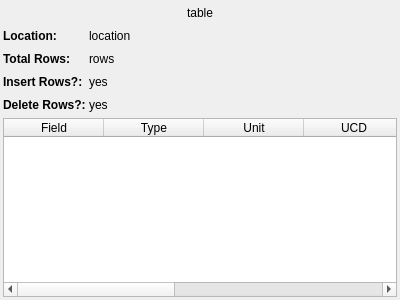
<ui version="4.0" >
 <class>TableInfo</class>
 <widget class="QWidget" name="TableInfo" >
  <property name="geometry" >
   <rect>
    <x>0</x>
    <y>0</y>
    <width>400</width>
    <height>300</height>
   </rect>
  </property>
  <property name="windowTitle" >
   <string>Table Information</string>
  </property>
  <layout class="QVBoxLayout" >
   <property name="margin" >
    <number>3</number>
   </property>
   <property name="spacing" >
    <number>3</number>
   </property>
   <item>
    <layout class="QHBoxLayout" >
     <property name="margin" >
      <number>0</number>
     </property>
     <property name="spacing" >
      <number>0</number>
     </property>
     <item>
      <spacer>
       <property name="orientation" >
        <enum>Qt::Horizontal</enum>
       </property>
       <property name="sizeHint" >
        <size>
         <width>40</width>
         <height>20</height>
        </size>
       </property>
      </spacer>
     </item>
     <item>
      <widget class="QLabel" name="nameLabel" >
       <property name="text" >
        <string>table</string>
       </property>
      </widget>
     </item>
     <item>
      <spacer>
       <property name="orientation" >
        <enum>Qt::Horizontal</enum>
       </property>
       <property name="sizeHint" >
        <size>
         <width>40</width>
         <height>20</height>
        </size>
       </property>
      </spacer>
     </item>
    </layout>
   </item>
   <item>
    <layout class="QGridLayout" >
     <property name="margin" >
      <number>0</number>
     </property>
     <property name="spacing" >
      <number>3</number>
     </property>
     <item row="2" column="2" >
      <spacer>
       <property name="orientation" >
        <enum>Qt::Horizontal</enum>
       </property>
       <property name="sizeHint" >
        <size>
         <width>40</width>
         <height>20</height>
        </size>
       </property>
      </spacer>
     </item>
     <item row="3" column="1" >
      <widget class="QLabel" name="deleteLabel" >
       <property name="text" >
        <string>yes</string>
       </property>
      </widget>
     </item>
     <item row="3" column="0" >
      <widget class="QLabel" name="label_4" >
       <property name="text" >
        <string>&lt;html>&lt;head>&lt;meta name="qrichtext" content="1" />&lt;style type="text/css">
p, li { white-space: pre-wrap; }
&lt;/style>&lt;/head>&lt;body style=" font-family:'Sans Serif'; font-size:9pt; font-weight:400; font-style:normal; text-decoration:none;">
&lt;p style=" margin-top:0px; margin-bottom:0px; margin-left:0px; margin-right:0px; -qt-block-indent:0; text-indent:0px;">&lt;span style=" font-weight:600;">Delete Rows?:&lt;/span>&lt;/p>&lt;/body>&lt;/html></string>
       </property>
      </widget>
     </item>
     <item row="1" column="2" >
      <spacer>
       <property name="orientation" >
        <enum>Qt::Horizontal</enum>
       </property>
       <property name="sizeHint" >
        <size>
         <width>40</width>
         <height>20</height>
        </size>
       </property>
      </spacer>
     </item>
     <item row="1" column="1" >
      <widget class="QLabel" name="rowsLabel" >
       <property name="text" >
        <string>rows</string>
       </property>
      </widget>
     </item>
     <item row="0" column="2" >
      <spacer>
       <property name="orientation" >
        <enum>Qt::Horizontal</enum>
       </property>
       <property name="sizeHint" >
        <size>
         <width>40</width>
         <height>20</height>
        </size>
       </property>
      </spacer>
     </item>
     <item row="0" column="1" >
      <widget class="QLabel" name="locationLabel" >
       <property name="text" >
        <string>location</string>
       </property>
       <property name="wordWrap" >
        <bool>true</bool>
       </property>
      </widget>
     </item>
     <item row="1" column="0" >
      <widget class="QLabel" name="label_2" >
       <property name="text" >
        <string>&lt;html>&lt;head>&lt;meta name="qrichtext" content="1" />&lt;style type="text/css">
p, li { white-space: pre-wrap; }
&lt;/style>&lt;/head>&lt;body style=" font-family:'Sans Serif'; font-size:9pt; font-weight:400; font-style:normal; text-decoration:none;">
&lt;p style=" margin-top:0px; margin-bottom:0px; margin-left:0px; margin-right:0px; -qt-block-indent:0; text-indent:0px;">&lt;span style=" font-weight:600;">Total Rows:&lt;/span>&lt;/p>&lt;/body>&lt;/html></string>
       </property>
      </widget>
     </item>
     <item row="2" column="1" >
      <widget class="QLabel" name="insertLabel" >
       <property name="text" >
        <string>yes</string>
       </property>
      </widget>
     </item>
     <item row="2" column="0" >
      <widget class="QLabel" name="label_3" >
       <property name="text" >
        <string>&lt;html>&lt;head>&lt;meta name="qrichtext" content="1" />&lt;style type="text/css">
p, li { white-space: pre-wrap; }
&lt;/style>&lt;/head>&lt;body style=" font-family:'Sans Serif'; font-size:9pt; font-weight:400; font-style:normal; text-decoration:none;">
&lt;p style=" margin-top:0px; margin-bottom:0px; margin-left:0px; margin-right:0px; -qt-block-indent:0; text-indent:0px;">&lt;span style=" font-weight:600;">Insert Rows?:&lt;/span>&lt;/p>&lt;/body>&lt;/html></string>
       </property>
      </widget>
     </item>
     <item row="0" column="0" >
      <widget class="QLabel" name="locTaqlLabel" >
       <property name="text" >
        <string>&lt;html>&lt;head>&lt;meta name="qrichtext" content="1" />&lt;style type="text/css">
p, li { white-space: pre-wrap; }
&lt;/style>&lt;/head>&lt;body style=" font-family:'Sans Serif'; font-size:9pt; font-weight:400; font-style:normal; text-decoration:none;">
&lt;p style=" margin-top:0px; margin-bottom:0px; margin-left:0px; margin-right:0px; -qt-block-indent:0; text-indent:0px;">&lt;span style=" font-weight:600;">Location:&lt;/span>&lt;/p>&lt;/body>&lt;/html></string>
       </property>
      </widget>
     </item>
     <item row="3" column="2" >
      <spacer>
       <property name="orientation" >
        <enum>Qt::Horizontal</enum>
       </property>
       <property name="sizeHint" >
        <size>
         <width>40</width>
         <height>20</height>
        </size>
       </property>
      </spacer>
     </item>
    </layout>
   </item>
   <item>
    <widget class="QTableWidget" name="tableWidget" >
     <property name="selectionBehavior" >
      <enum>QAbstractItemView::SelectRows</enum>
     </property>
     <column>
      <property name="text" >
       <string>Field</string>
      </property>
     </column>
     <column>
      <property name="text" >
       <string>Type</string>
      </property>
     </column>
     <column>
      <property name="text" >
       <string>Unit</string>
      </property>
     </column>
     <column>
      <property name="text" >
       <string>UCD</string>
      </property>
     </column>
     <column>
      <property name="text" >
       <string>Ref</string>
      </property>
     </column>
     <column>
      <property name="text" >
       <string>Precision</string>
      </property>
     </column>
     <column>
      <property name="text" >
       <string>Width</string>
      </property>
     </column>
    </widget>
   </item>
  </layout>
 </widget>
 <resources/>
 <connections/>
</ui>
